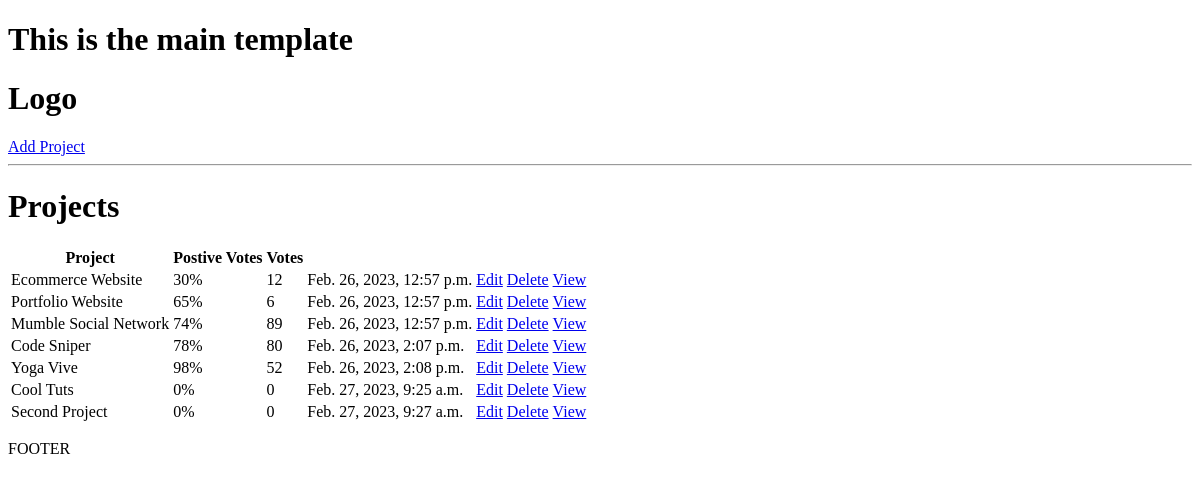
Before: / with the older database file.
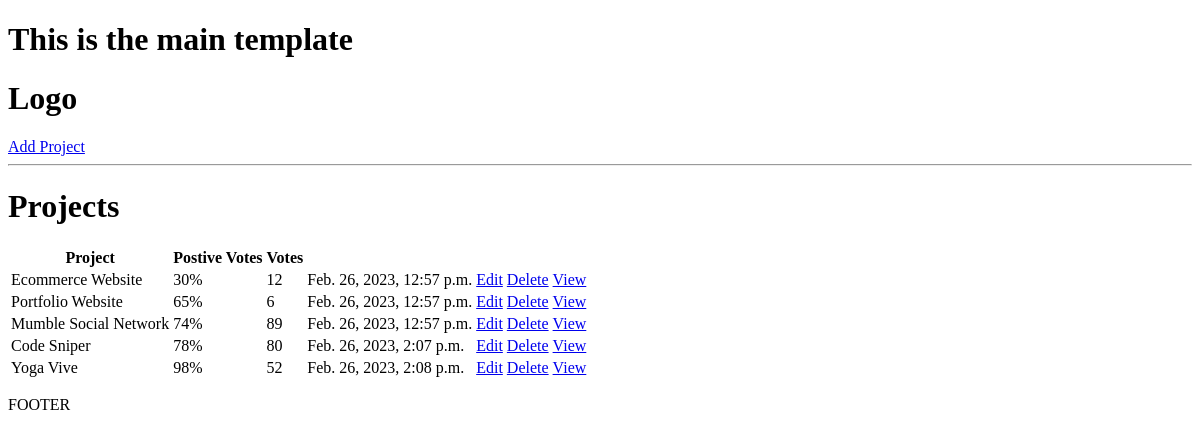
After: the same page with the newer database file.
### projects/models.py (models this page shows, shortened)
class Project(models.Model):
    title = models.CharField(max_length=200) #required field
    description = models.TextField(null=True, blank=True) #not required
    demo_link = models.CharField(max_length=2000, null=True, blank=True)
    source_link = models.CharField(max_length=2000, null=True, blank=True)
    tags = models.ManyToManyField('Tag', blank=True)
    vote_total = models.IntegerField(default=0, null=True, blank=True)
    vote_ratio = models.IntegerField(default=0, null=True, blank=True)
    created = models.DateTimeField(auto_now_add=True) #auto generate timestamp
    id = models.UUIDField(default=uuid.uuid4, unique=True, primary_key=True, editable=False) # must be unique

### projects/views.py (the view)
# urls.py: path('', include('projects.urls'))
def projects(request):
    projects = Project.objects.all()
    context = {'projects': projects}
    return render(request, 'projects/projects.html', context)

### projects/templates/projects/projects.html
{% extends 'main.html' %}
{% block content %}
<h1>Projects</h1>
<table>
    <tr>
        <th>Project</th>
        <th>Postive Votes</th>
        <th>Votes</th>
        <th></th>
        <th></th>
        {% for project in projects %}
            <tr>
                <td>{{project.title}}</td>
                <td>{{project.vote_ratio}}%</td>
                <td>{{project.vote_total}}</td>
                <td>{{project.created}}</td>
                <td><a href="{% url 'update-project' project.id %}">Edit</a></td>
                <td><a href="{% url 'delete-project' project.id %}">Delete</a></td>
                <td><a href="{% url 'project' project.id %}">View</a></td>
            </tr>
        {% endfor %}
    </tr>
</table>
{% endblock content %}

### templates/main.html (shortened to what this page needs)
<!DOCTYPE html>
<html lang="en">
<head>
</head>
<body>
    <h1>This is the main template</h1>
    {% include 'navbar.html' %}
    {% block content %}
    {% endblock content %}
    <p>FOOTER</p>
</body>
</html>

### templates/navbar.html
<h1>Logo</h1>
<a href="{% url 'create-project' %}">Add Project</a>
<hr>

Changed rows visible on the page:
removed Project: title "Cool Tuts", vote_ratio "0", vote_total "0", created "Feb. 27, 2023, 9:25 a.m."
removed Project: title "Second Project", vote_ratio "0", vote_total "0", created "Feb. 27, 2023, 9:27 a.m."
